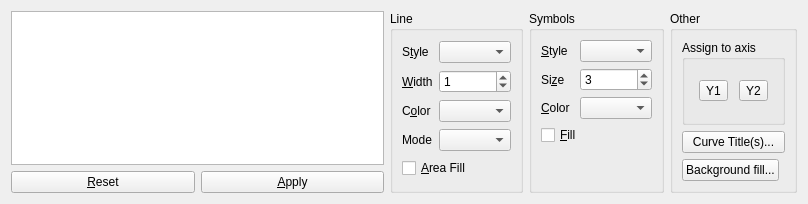
<ui version="4.0" >
 <class>curvesAppearanceChooserDlg</class>
 <widget class="QWidget" name="curvesAppearanceChooserDlg" >
  <property name="geometry" >
   <rect>
    <x>0</x>
    <y>0</y>
    <width>808</width>
    <height>204</height>
   </rect>
  </property>
  <property name="sizePolicy" >
   <sizepolicy vsizetype="Maximum" hsizetype="Preferred" >
    <horstretch>0</horstretch>
    <verstretch>0</verstretch>
   </sizepolicy>
  </property>
  <property name="maximumSize" >
   <size>
    <width>16777215</width>
    <height>205</height>
   </size>
  </property>
  <property name="windowTitle" >
   <string>Form</string>
  </property>
  <layout class="QHBoxLayout" >
   <item>
    <layout class="QVBoxLayout" >
     <item>
      <widget class="QListWidget" name="curvesLW" >
       <property name="sizePolicy" >
        <sizepolicy vsizetype="Expanding" hsizetype="Expanding" >
         <horstretch>0</horstretch>
         <verstretch>0</verstretch>
        </sizepolicy>
       </property>
       <property name="selectionMode" >
        <enum>QAbstractItemView::ExtendedSelection</enum>
       </property>
       <property name="sortingEnabled" >
        <bool>true</bool>
       </property>
      </widget>
     </item>
     <item>
      <layout class="QHBoxLayout" >
       <item>
        <widget class="QPushButton" name="resetBT" >
         <property name="text" >
          <string>&amp;Reset</string>
         </property>
        </widget>
       </item>
       <item>
        <widget class="QPushButton" name="applyBT" >
         <property name="text" >
          <string>&amp;Apply</string>
         </property>
        </widget>
       </item>
      </layout>
     </item>
    </layout>
   </item>
   <item>
    <widget class="QGroupBox" name="lineGB" >
     <property name="title" >
      <string>Line</string>
     </property>
     <layout class="QGridLayout" >
      <item row="0" column="0" >
       <widget class="QLabel" name="label_4" >
        <property name="text" >
         <string>S&amp;tyle</string>
        </property>
        <property name="buddy" >
         <cstring>lStyleCB</cstring>
        </property>
       </widget>
      </item>
      <item row="0" column="1" >
       <widget class="QComboBox" name="lStyleCB" >
        <property name="toolTip" >
         <string>&lt;html>&lt;head>&lt;meta name="qrichtext" content="1" />&lt;style type="text/css">
p, li { white-space: pre-wrap; }
&lt;/style>&lt;/head>&lt;body style=" font-family:'Sans Serif'; font-size:10pt; font-weight:400; font-style:normal;">
&lt;p style=" margin-top:0px; margin-bottom:0px; margin-left:0px; margin-right:0px; -qt-block-indent:0; text-indent:0px;">Style of the pen used to connect the points.&lt;/p>&lt;/body>&lt;/html></string>
        </property>
       </widget>
      </item>
      <item row="1" column="0" >
       <widget class="QLabel" name="label_5" >
        <property name="text" >
         <string>&amp;Width</string>
        </property>
        <property name="buddy" >
         <cstring>lWidthSB</cstring>
        </property>
       </widget>
      </item>
      <item row="1" column="1" >
       <widget class="QSpinBox" name="lWidthSB" >
        <property name="sizePolicy" >
         <sizepolicy vsizetype="Fixed" hsizetype="Preferred" >
          <horstretch>0</horstretch>
          <verstretch>0</verstretch>
         </sizepolicy>
        </property>
        <property name="specialValueText" >
         <string>--</string>
        </property>
        <property name="minimum" >
         <number>-1</number>
        </property>
        <property name="maximum" >
         <number>10</number>
        </property>
        <property name="value" >
         <number>1</number>
        </property>
       </widget>
      </item>
      <item row="2" column="0" >
       <widget class="QLabel" name="label_6" >
        <property name="text" >
         <string>C&amp;olor</string>
        </property>
        <property name="buddy" >
         <cstring>lColorCB</cstring>
        </property>
       </widget>
      </item>
      <item row="2" column="1" >
       <widget class="QComboBox" name="lColorCB" />
      </item>
      <item row="3" column="0" >
       <widget class="QLabel" name="labelCurveStyle" >
        <property name="text" >
         <string>Mode</string>
        </property>
       </widget>
      </item>
      <item row="3" column="1" >
       <widget class="QComboBox" name="cStyleCB" >
        <property name="toolTip" >
         <string>&lt;html>&lt;head>&lt;meta name="qrichtext" content="1" />&lt;style type="text/css">
p, li { white-space: pre-wrap; }
&lt;/style>&lt;/head>&lt;body style=" font-family:'Sans Serif'; font-size:10pt; font-weight:400; font-style:normal;">
&lt;p style=" margin-top:0px; margin-bottom:0px; margin-left:0px; margin-right:0px; -qt-block-indent:0; text-indent:0px;">Connector mode: how the data points are connected (steps, straight lines,...)&lt;/p>&lt;/body>&lt;/html></string>
        </property>
       </widget>
      </item>
      <item row="4" column="0" colspan="2" >
       <widget class="QCheckBox" name="cFillCB" >
        <property name="text" >
         <string>&amp;Area Fill</string>
        </property>
       </widget>
      </item>
     </layout>
    </widget>
   </item>
   <item>
    <widget class="QGroupBox" name="symbolGB" >
     <property name="title" >
      <string>Symbols</string>
     </property>
     <layout class="QGridLayout" >
      <item row="0" column="0" >
       <widget class="QLabel" name="label" >
        <property name="text" >
         <string>&amp;Style</string>
        </property>
        <property name="buddy" >
         <cstring>sStyleCB</cstring>
        </property>
       </widget>
      </item>
      <item row="0" column="1" >
       <widget class="QComboBox" name="sStyleCB" />
      </item>
      <item row="1" column="0" >
       <widget class="QLabel" name="label_2" >
        <property name="text" >
         <string>Si&amp;ze</string>
        </property>
        <property name="buddy" >
         <cstring>sSizeSB</cstring>
        </property>
       </widget>
      </item>
      <item row="1" column="1" >
       <widget class="QSpinBox" name="sSizeSB" >
        <property name="specialValueText" >
         <string>--</string>
        </property>
        <property name="minimum" >
         <number>-1</number>
        </property>
        <property name="maximum" >
         <number>10</number>
        </property>
        <property name="singleStep" >
         <number>1</number>
        </property>
        <property name="value" >
         <number>3</number>
        </property>
       </widget>
      </item>
      <item row="2" column="0" >
       <widget class="QLabel" name="label_3" >
        <property name="text" >
         <string>&amp;Color</string>
        </property>
        <property name="buddy" >
         <cstring>sColorCB</cstring>
        </property>
       </widget>
      </item>
      <item row="2" column="1" >
       <widget class="QComboBox" name="sColorCB" />
      </item>
      <item row="3" column="0" colspan="2" >
       <widget class="QCheckBox" name="sFillCB" >
        <property name="text" >
         <string>&amp;Fill</string>
        </property>
        <property name="tristate" >
         <bool>false</bool>
        </property>
       </widget>
      </item>
      <item row="4" column="0" colspan="2" >
       <spacer>
        <property name="orientation" >
         <enum>Qt::Vertical</enum>
        </property>
        <property name="sizeHint" >
         <size>
          <width>111</width>
          <height>16</height>
         </size>
        </property>
       </spacer>
      </item>
     </layout>
    </widget>
   </item>
   <item>
    <widget class="QGroupBox" name="otherGB" >
     <property name="title" >
      <string>Other</string>
     </property>
     <layout class="QGridLayout" >
      <item row="0" column="0" >
       <widget class="QGroupBox" name="groupBox" >
        <property name="title" >
         <string>Assign to axis</string>
        </property>
        <layout class="QHBoxLayout" >
         <item>
          <widget class="QToolButton" name="assignToY1BT" >
           <property name="toolTip" >
            <string>&lt;html>&lt;head>&lt;meta name="qrichtext" content="1" />&lt;style type="text/css">
p, li { white-space: pre-wrap; }
&lt;/style>&lt;/head>&lt;body style=" font-family:'Sans Serif'; font-size:9pt; font-weight:400; font-style:normal;">
&lt;p style=" margin-top:0px; margin-bottom:0px; margin-left:0px; margin-right:0px; -qt-block-indent:0; text-indent:0px;">Assign selected curves to Y1 (left axis)&lt;/p>&lt;/body>&lt;/html></string>
           </property>
           <property name="text" >
            <string>Y1</string>
           </property>
          </widget>
         </item>
         <item>
          <widget class="QToolButton" name="assignToY2BT" >
           <property name="toolTip" >
            <string>&lt;html>&lt;head>&lt;meta name="qrichtext" content="1" />&lt;style type="text/css">
p, li { white-space: pre-wrap; }
&lt;/style>&lt;/head>&lt;body style=" font-family:'Sans Serif'; font-size:9pt; font-weight:400; font-style:normal;">
&lt;p style=" margin-top:0px; margin-bottom:0px; margin-left:0px; margin-right:0px; -qt-block-indent:0; text-indent:0px;">Assign selected curves to Y2 (right axis)&lt;/p>&lt;/body>&lt;/html></string>
           </property>
           <property name="text" >
            <string>Y2</string>
           </property>
          </widget>
         </item>
        </layout>
       </widget>
      </item>
      <item row="1" column="0" >
       <widget class="QPushButton" name="changeTitlesBT" >
        <property name="text" >
         <string>Curve Title(s)...</string>
        </property>
       </widget>
      </item>
      <item row="2" column="0" >
       <widget class="QPushButton" name="bckgndBT" >
        <property name="sizePolicy" >
         <sizepolicy vsizetype="Fixed" hsizetype="Fixed" >
          <horstretch>0</horstretch>
          <verstretch>0</verstretch>
         </sizepolicy>
        </property>
        <property name="text" >
         <string>Background fill...</string>
        </property>
       </widget>
      </item>
     </layout>
    </widget>
   </item>
  </layout>
 </widget>
 <resources/>
 <connections/>
</ui>
